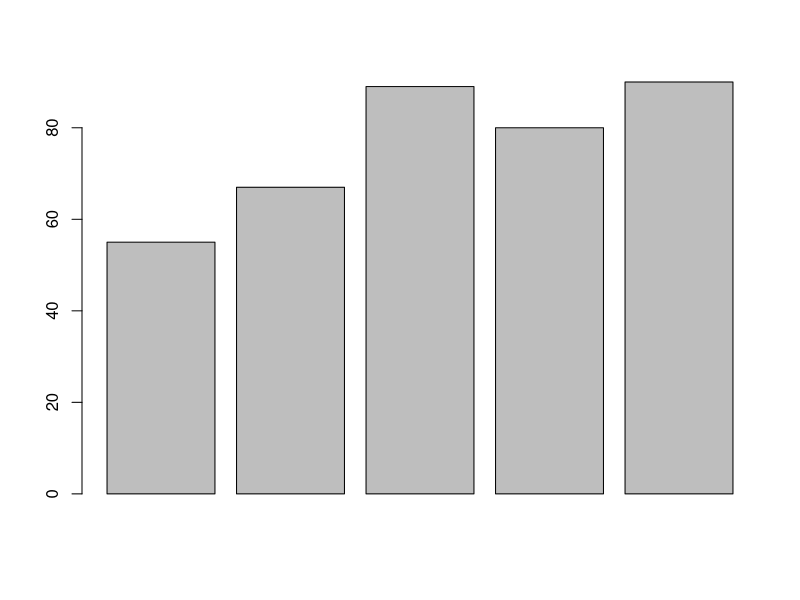
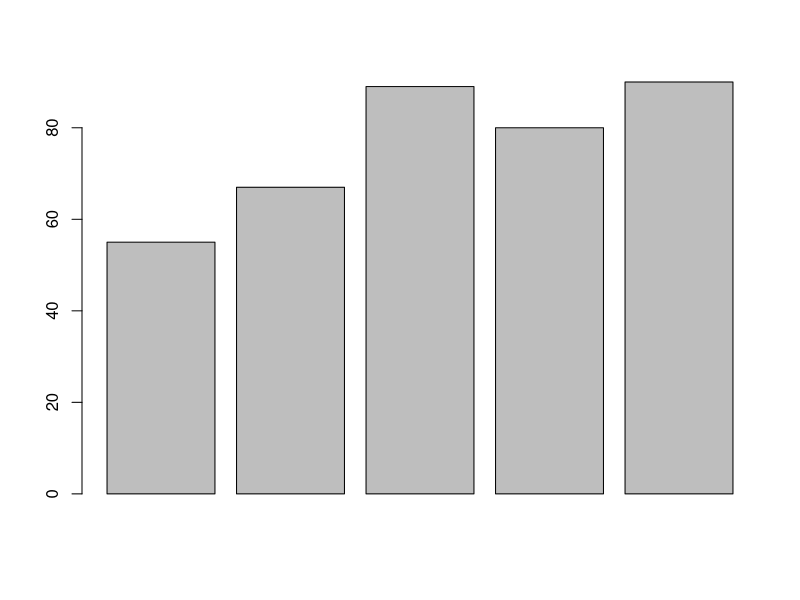
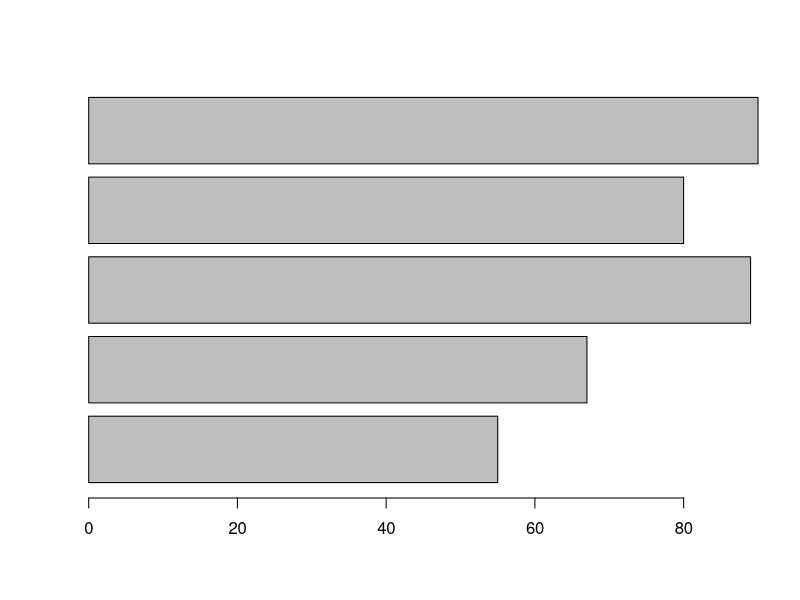

Here is the R script that generated these plots, in order:
#Bar plot and Horizontal bar

a<-c(55,67,89,80,90)
barplot(a)
a<-c(55,67,89,80,90)
barplot(a)

barplot(a,horiz=TRUE)